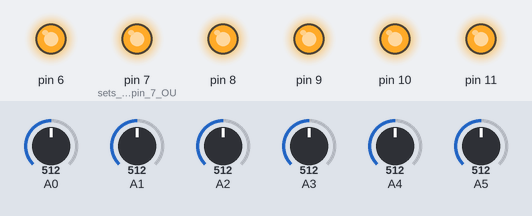
Bench run of a sketch on a simulated Arduino Uno, built with avr-gcc and run on an emulated ATmega328P. On the bench: output pins drawn as LEDs (lit = HIGH). Inputs (shaded band) come from the test bench; at power-on: A0 = 512, A1 = 512, A2 = 512, A3 = 512, A4 = 512, A5 = 512. What the sketch prints to the serial monitor is not drawn.

Above: at 0.1 s.
Timing chart, 0 to 1.6 s (numbered marks = the images above):
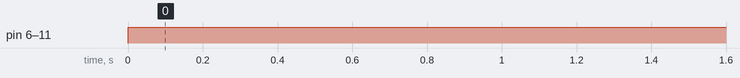

Measured:
- by itself, pin 6, pin 7 (sets_the_digital_pin_7_OU), pin 8–11: LOW → HIGH at 0.00 s

The sketch:

Datalogger2_figaro_sensors.ino
```cpp
// code for the TGS2611-EOO_ana

//Gas Sensor Pin
#define g A0
#define h A1
#define i A2
#define j A3
#define k A4
#define l A5


void setup()
{
Serial.begin(9600); // opens serial port, sets data rate 9600 bps

 pinMode(11, OUTPUT);
  pinMode(10, OUTPUT);
  pinMode(9, OUTPUT);
  pinMode(8, OUTPUT);
  pinMode(7, OUTPUT);            // sets the digital pin 7 OUTPUT
  pinMode(6, OUTPUT);


}

void loop()
{
   // analog A0 in sensor g
  float VRL_g;

  VRL_g = analogRead(A0)*(5.0/1023.0);


  // analog A1 in sensor h
  float VRL_h;

  VRL_h = analogRead(A1)*(5.0/1023.0);


    // analog A2 in sensor i
 float VRL_i;

  VRL_i = analogRead(A2)*(5.0/1023.0);

  // analog A3 in sensor j
  float VRL_j;

  VRL_j = analogRead(A3)*(5.0/1023.0);


 // analog A4 in sensor k
  float VRL_k;

  VRL_k = analogRead(A4)*(5.0/1023.0);


// analog A5 in sensor l
  float VRL_l;

  VRL_l = analogRead(A5)*(5.0/1023.0);

   // digital pins for the Voltage heater VH 5 voltage

  digitalWrite(11, HIGH);   // sets the digital 11 ON

  digitalWrite(10, HIGH);   // sets the digital 10 ON

  digitalWrite(9, HIGH);   // sets the digital 9 ON

  digitalWrite(8, HIGH);   // sets the digital 8 ON

  digitalWrite(7, HIGH);   // sets the digital 7 ON

  digitalWrite(6, HIGH);   // sets the digital 6 ON


// print the data

   Serial.print("D1:  ");
  Serial.print("      ");

  Serial.print(VRL_g);
  Serial.print("     ");

  Serial.print(VRL_h);
  Serial.print("     ");

  Serial.print(VRL_i);
  Serial.print("    ");

  Serial.print(VRL_j);
  Serial.print("    ");

  Serial.print(VRL_k);
  Serial.print("    ");

  Serial.println(VRL_l);


  delay(1000);   // 1 sec


}
```
